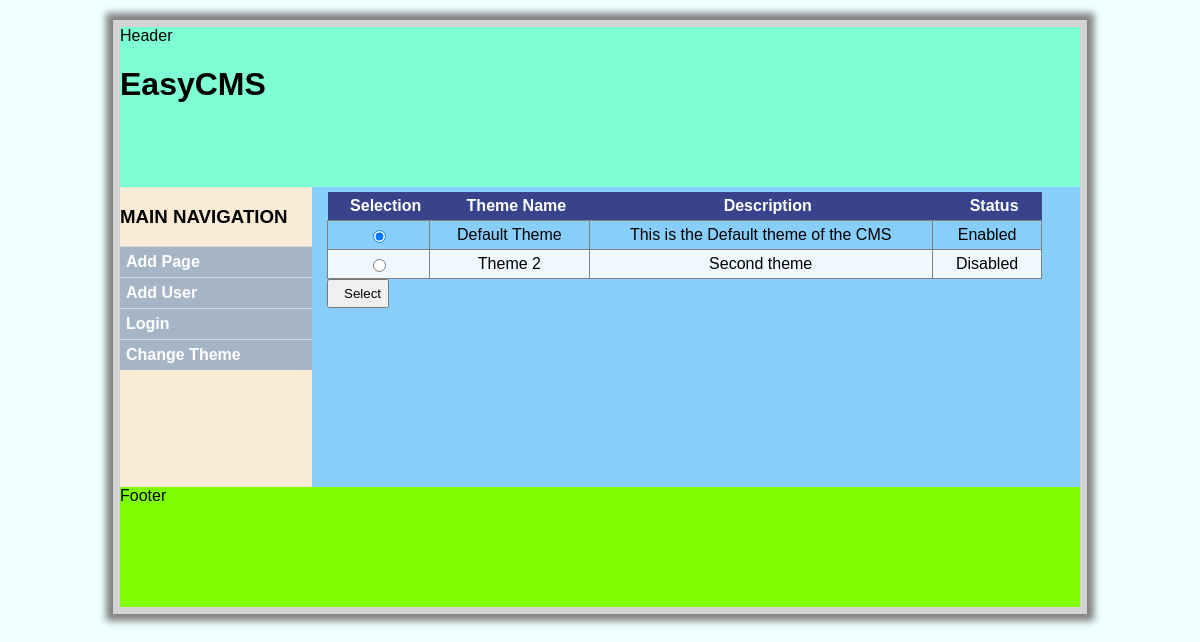
Page /index.php?q=edit/theme on the committed database.
### tables this page shows
CREATE TABLE IF NOT EXISTS `routes` (
  `routeid` int(11) NOT NULL AUTO_INCREMENT,
  `action` varchar(25) NOT NULL,
  `type` varchar(25) DEFAULT NULL,
  `id` int(11) DEFAULT NULL,
  `description` varchar(255) DEFAULT NULL,
  `func_name` varchar(25) NOT NULL,
  `status` tinyint(1) NOT NULL,
  `security_layer` int(11) NOT NULL,
  PRIMARY KEY (`routeid`)
);

CREATE TABLE IF NOT EXISTS `themes` (
  `theme_id` int(11) NOT NULL AUTO_INCREMENT,
  `theme_name` varchar(35) NOT NULL,
  `theme_desc` text,
  `theme_path` varchar(255) NOT NULL,
  `theme_status` tinyint(1) NOT NULL,
  PRIMARY KEY (`theme_id`)
);

### includes/classes/class_router.php (called while the page is built, shortened)
<?php
class Router
{
    public function RunActiveModFromURL (URL $url)
    {
        $db  = new dB();
        $db_mod_name  = $db->GetModuleFromdB($url);
        $fs_mod_name  = $this->GetActiveModuleFromFileSystem($url);
        if ($db_mod_name AND $fs_mod_name AND ($fs_mod_name == $db_mod_name))
        {
            call_user_func($db_mod_name);
        }
    }
    public function GetActiveModuleFromFileSystem(URL $url)
    {
        $urlComponents = $url->GetUrlComponentsArray();
        switch ($url->GetUrlComponentsNumber())
        {
            case 2:
                $mod_name = $urlComponents['action']."_".$urlComponents['type'];
                break;
        }
        if (is_dir("modules/active/".$mod_name))
        {
            $file_path = "modules/active/".$mod_name."/".$mod_name.".php";
            if (is_readable($file_path) && !is_uploaded_file($file_path))
            {
                if (is_callable($mod_name,true,$callable_name))
                {
                    return $callable_name;
                }
            }
        }
        return false;
    }
}
?>

### includes/bootstrap.php (called while the page is built, shortened)
<?php
function boot()
{
    $url = new URL();
    $router  = new Router();
    $router->RunPassiveModules();
    $router->RunActiveModFromURL($url);
    append_left_sidebar(Theme::MainNavigationMenu());
    Theme::LoadCurrentTheme();
}
?>

### index.php (called while the page is built, shortened)
<?php
include('includes/bootstrap.php');
boot();
?>

### includes/classes/class_db.php (called while the page is built, shortened)
<?php
class dB
{
    protected $dbh;
    public function __construct()
    {
        $this->dbh = $this->dBConnect();
    }
    protected function dBConnect()
    {
        $connection_string = "mysql:host=".HOST.";dbname=".DBNAME;
        return new PDO($connection_string, DBUSER, DBPASS);
    }
    public function GetSidebarItems()
    {
        $fields = "action,type,description";
        $table_name = "routes";
        $condition = "id is NULL AND status = 1";
        return $this->dBFetchFromTable($fields,$table_name,$condition);
    }
    public function dBFetchFromTable($fields, $tbl_name, $condition)
    {
        $sql  = "SELECT ".$fields." FROM ".DBNAME.".`".$tbl_name."`";
        if (!empty($condition))
        {
            $sql .= " WHERE ".$condition;
        }
        $statement  = $this->dbh->prepare($sql);
        $result  = $statement->execute();
        if ($result)
        {
            return $statement->fetchAll(PDO::FETCH_ASSOC);
        }
            return false;
    }
}
?>

### modules/active/edit_theme/edit_theme.php (the view, shortened to what this page needs)
<?php
function edit_theme()
{
    if (($_POST) and ($_POST['submit']=="Select"))
    {
        $theme_id = (integer) $_POST['selected_theme'];
        $db = new theme_db();
        $db->UpdateThemeRegistry($theme_id);
        $db = null;
        append_content("<h3>Theme Changed!</h3>");
    }
    else
    {
        append_content(show_form());
    }
}
function show_form()
{
    $form  = "<form action='' method='post'>";
    $db = new dB();
    $themes = $db->dBFetchFromTable("*","themes","");
    $form .= "<table id='theme_selection'>";
    $form .= "<tr><th>Selection</th><th>Theme Name</th><th>Description</th><th>Status</th></tr>";
    foreach ($themes as $theme)
    {
        if ($theme['theme_status'] == 1)
        {
            $checked = " checked = \"checked\" ";
        }
        else
        {
            $checked = "";
        }
        $form .= "<tr><td><input type='radio' name='selected_theme' value='".$theme['theme_id']."'{$checked}></td>";
        $form .="<td>{$theme['theme_name']}</td><td>{$theme['theme_desc']}</td>";
        if ($theme['theme_status'] == 0)
        {
            $form .="<td> Disabled </td>";
        }
        else
        {
            $form .= "<td> Enabled </td>";
        }
        $form .="</tr>";
    }
    $form .= "</table>";
    $form .= "<input type='submit' name='submit' value='Select'/>";
    $form .="</form>";
    return $form;
}
?>

### includes/classes/class_theme.php (shortened to what this page needs)
<?php
class Theme
{
   public static function LoadCurrentTheme()
   {
       $db = new dB();
       $theme = $db->dBFetchFromTable("theme_path","themes","theme_status = 1");
       if ($theme)
       {
           $path = "themes/".$theme[0]['theme_path']."/theme.php";
           if (is_readable($path))
           {
               include_once($path);
           }
           else
           {
               include_once("themes/default/theme.php");
           }
       }
       else
       {
           include_once("themes/default/theme.php");
       }
   }
    public static function MainNavigationMenu()
    {
        $db = new dB();
        $links = $db->GetSidebarItems();
        $html = "<h3 id='navigation'>MAIN NAVIGATION</h3>";
        $html .= "<ul id='main_navi_menu'>";
        foreach ($links as $link)
        {
            if (($link['action'] == 'logout') and empty($_SESSION['userid']))
            {
                continue;
            }
            $html .= "<li>";
            $html .= "<a href=".CMS_BASE_URI."?q=".$link['action'];
            if (!empty($link['type']))
            {
                $html .= "/".$link['type'];
            }
            $html .= ">".$link['description']."</a>";
            $html .= "</li>";
        }
        $html .= "</ul>";
        return $html;
    }
}
?>

### themes/default/style.css (style rules this page uses)
body { padding: 0px; margin: 0px; background-color: azure; font-family: Arial, helvetica, sans-serif; }
ul#main_navi_menu { list-style: none; margin: 0; padding: 0; background-color: #A5B5C6; }
ul#main_navi_menu li { list-style: none; border-top: 1px solid lightgray; }
#theme_selection { width: 95%; padding: 0px; margin: 0px; }
table { border-collapse: collapse; width: 95%; }
th { font-weight: bold; color: #FFFFFF; background-color: #39438b; border-bottom: 1px solid gray; }
tr { padding: 0px; border-bottom: 1px solid gray; }
td { margin: auto; text-align: center; padding: 15px; border: 1px solid gray; }
tr:nth-child(odd) { background-color: aliceblue; }
ul#main_navi_menu li a:link, ul#main_navi_menu li a:visited { text-decoration: none; display: block; padding: 6px; font-weight: bold; color: #FFF; }
#content * { padding-left: 15px; padding-top: 5px; padding-bottom: 5px; }

### rows in the picture
routes: description "Add Page"
routes: description "Add User"
routes: description "Login"
routes: description "Change Theme"
themes: theme_name "Default Theme", theme_desc "This is the Default theme of the CMS", theme_status "Enabled"
themes: theme_name "Theme 2", theme_desc "Second theme", theme_status "Disabled"
